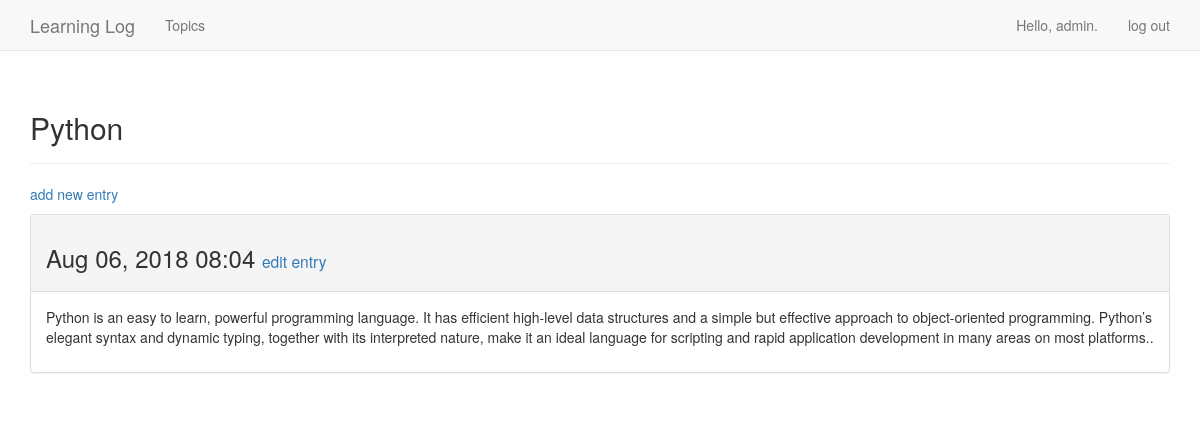
Page /topic/2 (signed in) on the committed database.
### learning_logs/models.py (models this page shows, shortened)
class Topic(models.Model):
    text = models.CharField(max_length=200)
    date_added = models.DateTimeField(auto_now_add=True)
    owner = models.ForeignKey(User, models.CASCADE)
    def __str__(self):
        return self.text

class Entry(models.Model):
    topic = models.ForeignKey(Topic, models.CASCADE)
    text = models.TextField()
    date_added = models.DateTimeField(auto_now_add=True)
    class Meta:
        verbose_name_plural = 'entries'

### learning_logs/views.py (the view)
# urls.py: path('topic/<int:topic_id>', views.topic, name='topic'),
@login_required
def topic(request, topic_id):
    topic = Topic.objects.get(id=topic_id)
    if topic.owner != request.user:
        raise Http404
    entries = topic.entry_set.order_by('-date_added')
    context = {'topic': topic, 'entries': entries}
    return render(request, 'learning_logs/topic.html', context)

### learning_logs/templates/learning_logs/topic.html
{% extends 'learning_logs/base.html' %}
{% load bootstrap3 %}
{% block header %}
    <h2>{{ topic }}</h2>
{% endblock header %}
{% block content %}
    <p>
        <a href="{% url 'learning_logs:new_entry' topic.id %}">add new entry</a>
    </p>
    {% for entry in entries %}
        <div class="panel panel-default">
            <div class="panel-heading">
                <h3>
                    {{ entry.date_added | date:'M d, Y H:i' }}
                    <small>
                        <a href="{% url 'learning_logs:edit_entry' entry.id %}">edit entry</a>
                    </small>
                </h3>
            </div>
            <div class="panel-body">
                {{ entry.text | linebreaks }}
            </div>
        </div>
    {% empty %}
        These are no entries for this topic yet.
    {% endfor %}
{% endblock content %}

### learning_logs/templates/learning_logs/base.html (shortened to what this page needs)
{% load bootstrap3 %}
<!DOCTYPE html>
<html lang="en">
<head>
{% bootstrap_css %}
</head>
<body>
    <nav class="navbar navbar-default navbar-static-top">
        <div class="container">
            <div class="navbar-header">
                <a class="navbar-brand" href="{% url 'learning_logs:index' %}">Learning Log</a>
            </div>
            <div id="navbar" class="navbar-collapse collapse">
                <ul class="nav navbar-nav">
                    <li><a href="{% url 'learning_logs:topics' %}">Topics</a></li>
                </ul>
                <ul class="nav navbar-nav navbar-right">
                    {% if user.is_authenticated %}
                    <li><a>Hello, {{ user.username }}.</a></li>
                    <li><a href="{% url 'users:logout_view' %}">log out</a></li>
                    {% else %}
                    <li><a href="{% url 'users:register' %}">register</a></li>
                    <li><a href="{% url 'users:login' %}">log in</a></li>
                    {% endif %}
                </ul>
             </div>
        </div>
    </nav>
    <div class="container">
        <div class="page-header">
        {% block header %}{% endblock header %}
        </div>
        <div>
        {% block content %}{% endblock content %}
        </div>
    </div>
</body>

### rows in the picture
Topic: text "Python"
Entry: date_added "Aug 06, 2018 08:04", text "Python is an easy to learn, powerful programming language. It has efficient high-level data structures and a simple but effective approach to object-oriented programming. Python’s elegant syntax and dynamic typing, together with its interpreted nature, make it an ideal language for scripting and rapid application development in many areas on most platforms.."

### other values in the picture
{{ user.username }} "admin"
